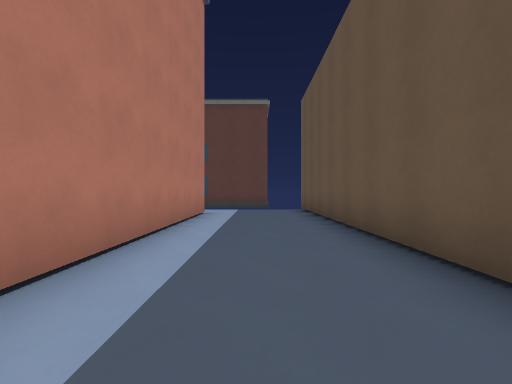
[1] (above)

16 first-person views from a walk through a 3-D level made in the Godot game engine. The camera is 1.3 m above the floor, looks level and sees 90° across. The floor is counted in squares, 2 m on a side. Each view is taken from the middle of a square. On the plan, view 1 faces up. The plan holds only what a view shows up to about 9 squares ahead; the rest is blank. The place goes on beyond the plan. Characters and animated objects are left out.

[2]
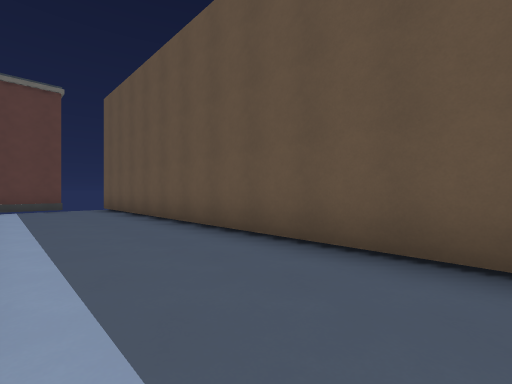

[3]
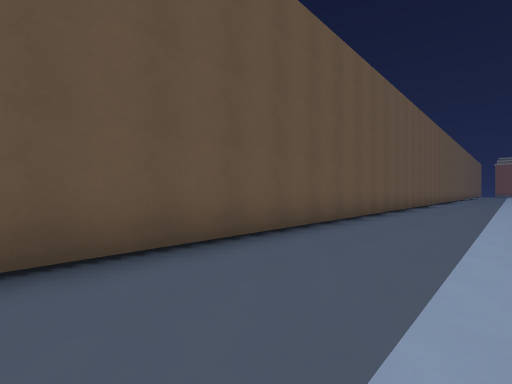

[4]
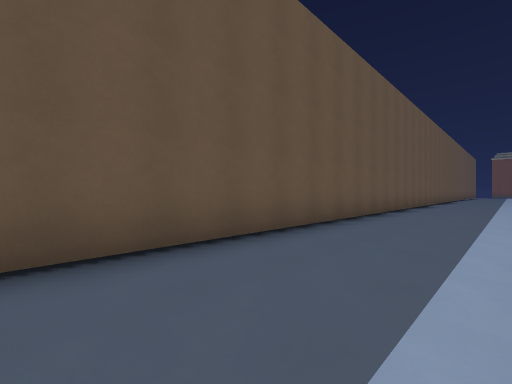

[5]
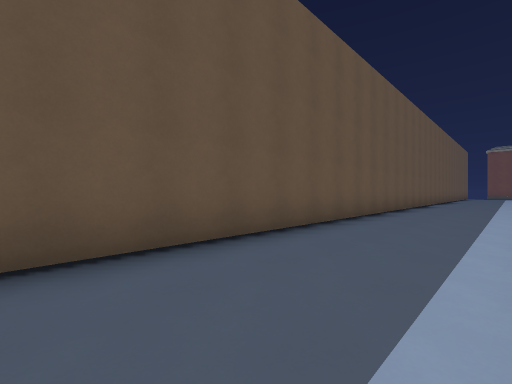

[6]
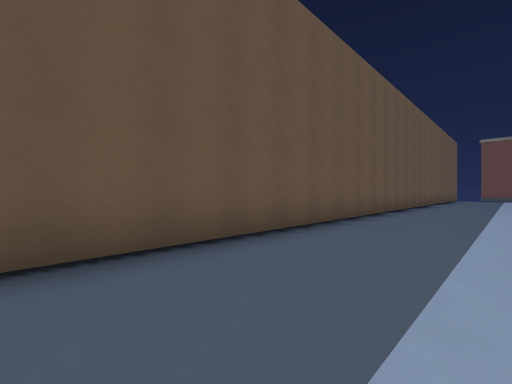

[7]
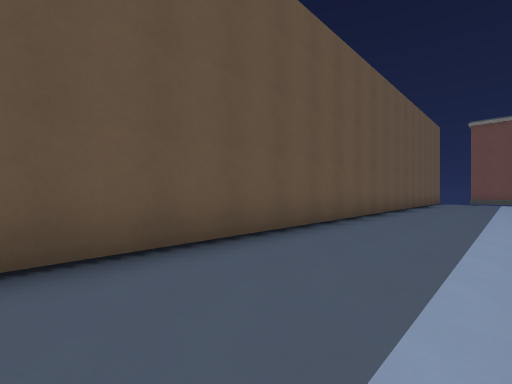

[8]
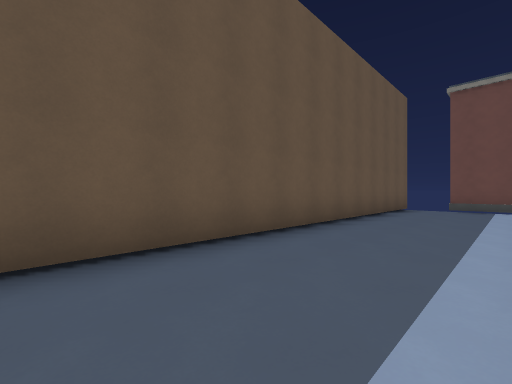

[9]
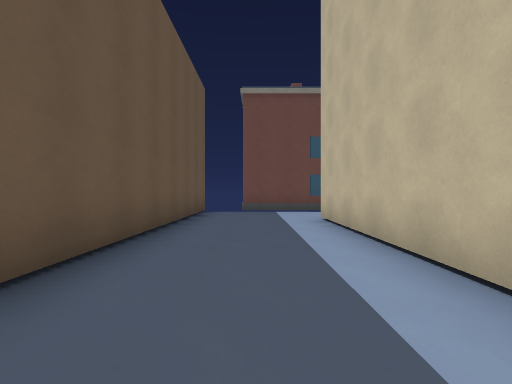

[10]
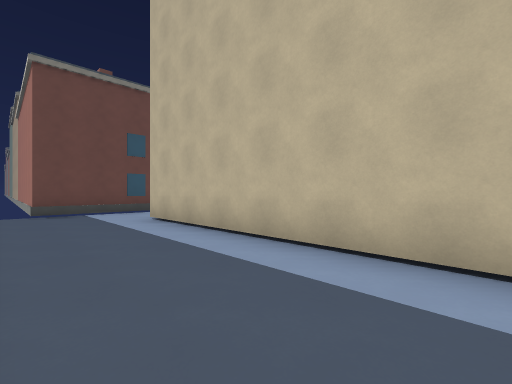

[11]
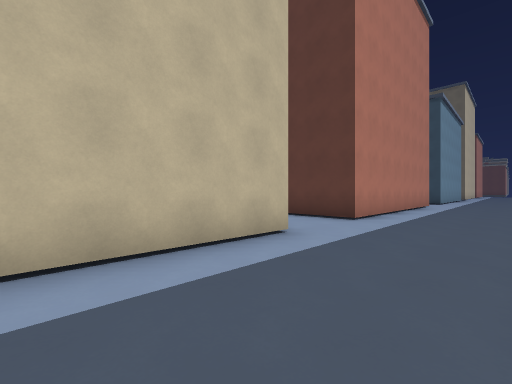

[12]
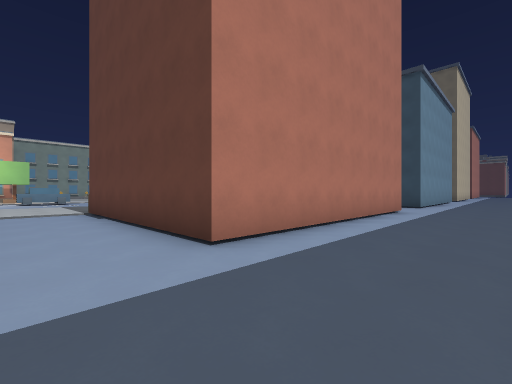

[13]
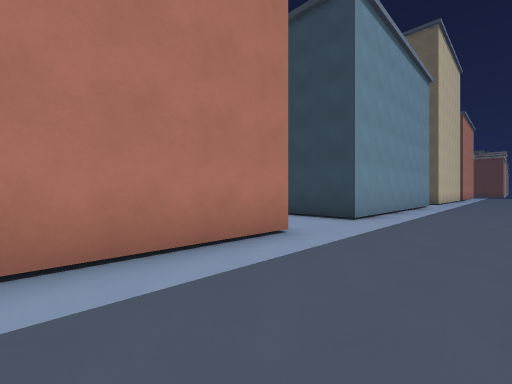

[14]
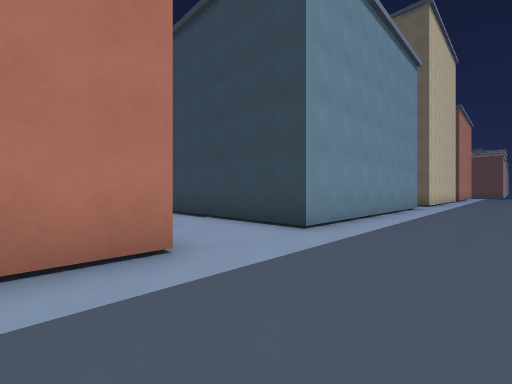

[15]
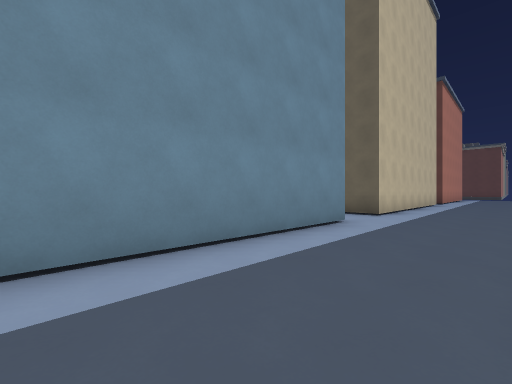

[16]
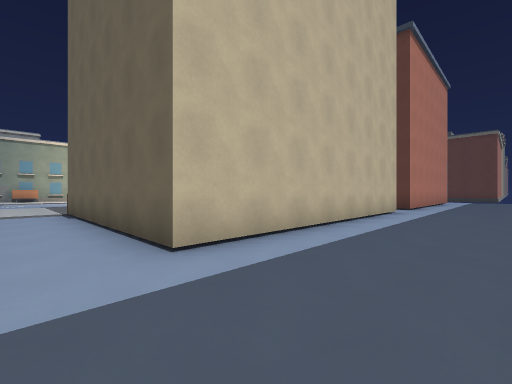

### Floor plan
Key: @ floor where view 1 was taken; # wall or solid block; . floor; B block; H house.
Columns run from 11 left of view 1 to 2 right of it. Each row starts with its distance up from view 1.
 10           HH
  9           ...#
  8          B...#
  7          #...#
  6          #...#
  5          #...#
  4          #...#
  3          #...#
  2          #...#
  1           ...#
  0           .@.#
 -1          B...#
 -2          #...#
 -3          #...#
 -4          #...#
 -5          #...#
 -6          #...#
 -7          #...#
 -8          #...#
 -9 .............#
-10 .............#
-11          B...#
-12          #...#
-13          #...#
-14          #...#
-15          #...#
-16          #...#
-17          #...#
-18     ######...#
-19       .......#
-20        ......#
-21          B...#
-22          #...#
-23          #...#
-24          #...#
-25          #...#
-26          #...#
-27          #...#
-28  ...######...#
-29 .............#
-30 .............#
-31          B...#
-32          #...#
-33          #...#
-34          #...#
-35          #...#
-36          #...#
-37          #...#
-38          #...#
-39          ....#
-40          ....#
-41         HHHH
-42          HHH
-43            H

Where each view was taken, in squares from view 1:
view 1: 0 up, 0 right, facing up
view 2: 1 down, 1 left, facing up-right
view 3: 2 up, 1 left, facing down-right
view 4: 5 down, 1 left, facing down-right
view 5: 12 down, 1 left, facing down-right
view 6: 18 down, 1 left, facing down-right
view 7: 24 down, 1 left, facing down-right
view 8: 30 down, 1 left, facing down-right
view 9: 32 down, 0 right, facing down
view 10: 32 down, 1 right, facing down-left
view 11: 34 down, 1 right, facing up-left
view 12: 30 down, 1 right, facing up-left
view 13: 24 down, 1 right, facing up-left
view 14: 22 down, 1 right, facing up-left
view 15: 16 down, 1 right, facing up-left
view 16: 10 down, 1 right, facing up-left
